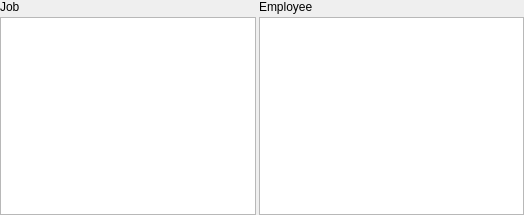
<?xml version="1.0" encoding="UTF-8"?>
<ui version="4.0">
 <class>EmployeeWidget</class>
 <widget class="QWidget" name="EmployeeWidget">
  <property name="geometry">
   <rect>
    <x>0</x>
    <y>0</y>
    <width>524</width>
    <height>215</height>
   </rect>
  </property>
  <layout class="QVBoxLayout" name="verticalLayout_3">
   <property name="spacing">
    <number>3</number>
   </property>
   <property name="leftMargin">
    <number>0</number>
   </property>
   <property name="topMargin">
    <number>0</number>
   </property>
   <property name="rightMargin">
    <number>0</number>
   </property>
   <property name="bottomMargin">
    <number>0</number>
   </property>
   <item>
    <layout class="QHBoxLayout" name="horizontalLayout_2">
     <item>
      <layout class="QVBoxLayout" name="verticalLayout_2">
       <item>
        <widget class="QLabel" name="label">
         <property name="text">
          <string>Job</string>
         </property>
        </widget>
       </item>
       <item>
        <widget class="QListView" name="jobView">
         <property name="sizePolicy">
          <sizepolicy hsizetype="Preferred" vsizetype="Expanding">
           <horstretch>0</horstretch>
           <verstretch>0</verstretch>
          </sizepolicy>
         </property>
         <property name="editTriggers">
          <set>QAbstractItemView::NoEditTriggers</set>
         </property>
         <property name="showDropIndicator" stdset="0">
          <bool>false</bool>
         </property>
         <property name="selectionBehavior">
          <enum>QAbstractItemView::SelectRows</enum>
         </property>
        </widget>
       </item>
      </layout>
     </item>
     <item>
      <layout class="QVBoxLayout" name="verticalLayout">
       <item>
        <widget class="QLabel" name="label_2">
         <property name="text">
          <string>Employee</string>
         </property>
        </widget>
       </item>
       <item>
        <widget class="QTableView" name="employeeView">
         <property name="focusPolicy">
          <enum>Qt::StrongFocus</enum>
         </property>
         <property name="selectionMode">
          <enum>QAbstractItemView::SingleSelection</enum>
         </property>
         <property name="selectionBehavior">
          <enum>QAbstractItemView::SelectRows</enum>
         </property>
        </widget>
       </item>
      </layout>
     </item>
    </layout>
   </item>
  </layout>
 </widget>
 <resources/>
 <connections/>
</ui>
